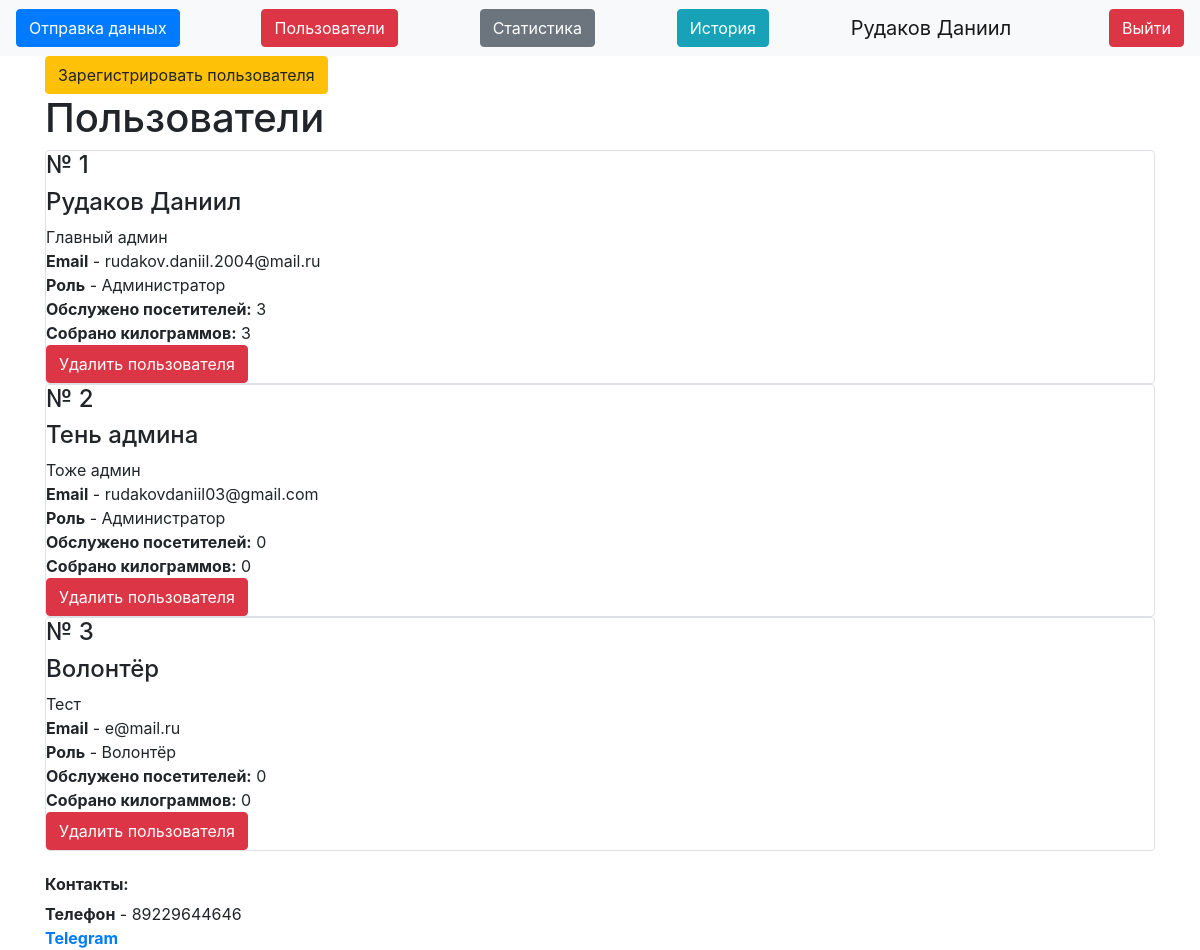
The page /users (signed in) on the database as committed earlier.
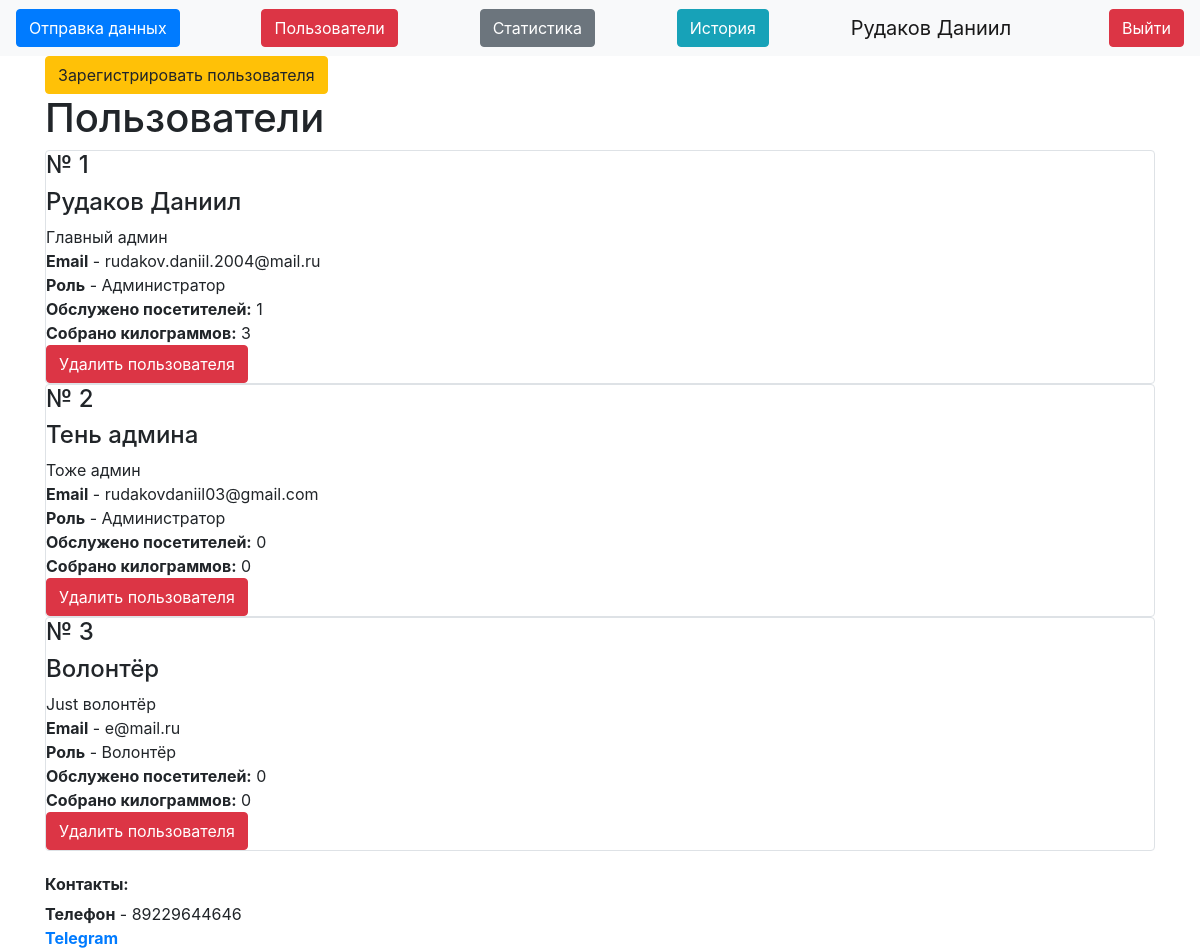
The same page on the database as committed later.
### data/users.py (models this page shows, shortened)
class User(SqlAlchemyBase, UserMixin):
    __tablename__ = 'users'
    id = sqlalchemy.Column(sqlalchemy.Integer,
                           primary_key=True, autoincrement=True)
    name = sqlalchemy.Column(sqlalchemy.String, nullable=True)
    about = sqlalchemy.Column(sqlalchemy.String, nullable=True)
    email = sqlalchemy.Column(sqlalchemy.String,
                              index=True, unique=True, nullable=True)
    hashed_password = sqlalchemy.Column(sqlalchemy.String, nullable=True)
    is_admin = sqlalchemy.Column(sqlalchemy.Boolean)
    got = sqlalchemy.Column(sqlalchemy.Integer, default=0)
    got_pupils = sqlalchemy.Column(sqlalchemy.Integer, default=0)
    kilograms = orm.relationship("Kilograms", back_populates='user')

### server.py (the view)
@app.route("/users")
def users():
    db_sess = db_session.create_session()
    user = db_sess.query(User)
    return render_template("users.html", user=user)

### data/db_session.py (called while the page is built)
def create_session() -> Session:
    global __factory
    return __factory()

### server.py (called while the page is built)
@login_manager.user_loader
def load_user(user_id):
    db_sess = db_session.create_session()
    return db_sess.query(User).get(user_id)

### templates/users.html (shortened to what this page needs)
{% extends "base.html" %}
{% block content %}
{% if current_user.is_admin %}
    <a class="btn btn-warning" href="/register">Зарегистрировать пользователя</a>
<h1 xmlns="http://www.w3.org/1999/html" xmlns="http://www.w3.org/1999/html">Пользователи</h1>
{% for item in user%}
    <div class="col-md6 border rounded">
        <h4>№ {{item.id}}</h4>
        <h4>{{item.name}}</h4>
        <div>
            {{item.about}}</br>
            <b>Email</b> - {{item.email}}</br>
            {% if item.is_admin%}
            <b>Роль</b> - Администратор
            {% else %}
            <b>Роль</b> - Волонтёр
            {% endif %}
            <b>Обслужено посетителей:</b> {{item.got_pupils}}
            <b>Собрано килограммов:</b> {{item.got}}
            {% if current_user.is_admin%}</br>
            <a href="/user_delete/{{item.id}}" class="btn btn-danger">Удалить пользователя</a>
            {% endif %}
        </div>
    </div>
{% endfor %}
{% endif %}
{% endblock %}

### templates/base.html (shortened to what this page needs)
<!doctype html>
<html lang="en">
<head>
    <link rel="stylesheet"
          href="https://stackpath.bootstrapcdn.com/bootstrap/4.4.1/css/bootstrap.min.css"
>
</head>
<body>
<header>
    <nav class="navbar navbar-light bg-light">
        {% if current_user.is_authenticated %}
        <a type="button" class="btn btn-primary" href="/">Отправка данных</a>
        {% if current_user.is_admin %}
        <a class="btn btn-danger" href="/users">Пользователи</a>
        <a class="btn btn-secondary" href="/stats">Статистика</a>
        {% endif %}
        <a class="btn btn-info" href="/history">История</a>
        <a class="navbar-brand" href="">{{ current_user.name }}</a>
        <a class="btn btn-danger" href="/logout">Выйти</a>
        {% else %}
        <p>
            <a class="btn btn-success" href="/login">Войти</a>
        </p>
        {% endif %}
    </nav>
</header>
<main role="main" class="container">
    {% block content %}{% endblock %}
    <h6><b>Контакты:</b></h6>
    <div>
        <b>Телефон</b> - 89229644646</br>
        <b><a href="https://t.me/mc_Danik">Telegram</a></b>
    </div>
</main>
</body>
</html>

Rows that differ between the two databases and show on the page:
changed User "Рудаков Даниил": got_pupils "3" → "1"
changed User "Волонтёр": about "Тест" → "Just волонтёр"
